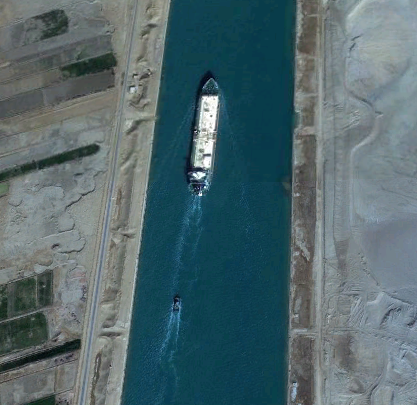
#> input picture Suez Canal.png, 417 x 405 px
$ python Assignment2.py
#> lines starting #> are read from the running program, lines starting #| are printed output that depends on the picture
import matplotlib.pyplot as plt
import numpy as np
import math
import cv2
from re import I
from scipy.io import loadmat
from scipy import signal
import pandas
from pandas import Series
from sklearn.utils import shuffle

img = cv2.imread("Suez Canal.png").astype(np.int64);

# Structuring Element 3x3 or 9x9
B = np.ones((3,3), dtype='int')
a = 5
b = 1

blueChannel= img[:,:,0].astype(np.int64)
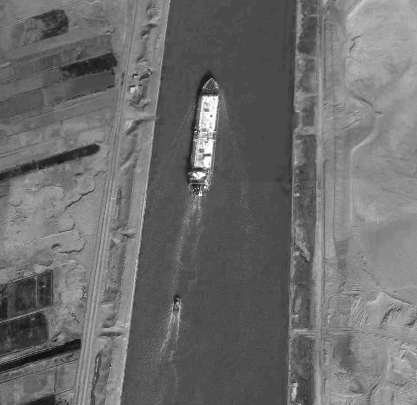
#> blueChannel: shape (405, 417) int64; min 1, max 255, mean 109.1
greenChannel = img[:,:,1].astype(np.int64)
redChannel = img[:,:,2].astype(np.int64)
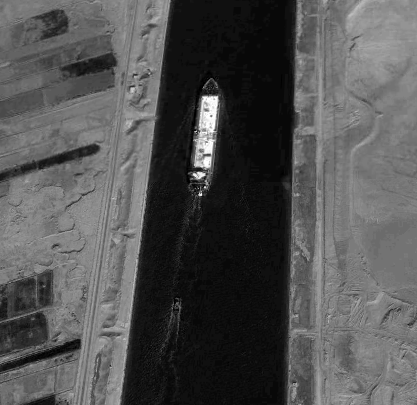
#> redChannel: shape (405, 417) int64; min 0, max 255, mean 81.8

# redChannel,greenChannel,blueChannel = cv2.split(img).astype('int64')

def Dilation(I,B):
    S = I.shape
    F = B.shape
    output = I.copy()
    for i in range(S[0]):
        for j in range(S[1]):
            k = I[i:i+F[0], j:j+F[1]]
            maximum = np.max(k)
            output[i,j] = maximum
    return output

def Erosion(I,B):
    S = I.shape
#> S = (405, 417)
    F = B.shape
    output = I.copy()
    for i in range(S[0]):
        for j in range(S[1]):
            k = I[i:i+F[0], j:j+F[1]]
            minimum = np.min(k)
            output[i,j] = minimum
    return output

def Opening(I,B):
    i1 = Erosion(I,B)
    i2 = Dilation(i1,B)
    return i2

def Closing(I,B):
    i1 = Dilation(I,B)
    i2 = Erosion(i1,B)
    return i2

def main_Function(I,a,b,B):
    FinalOutput = I + (a * (I - Opening(I,B))) - (b * (Closing(I,B) - I))
    return FinalOutput

RedChannelOutput = main_Function(redChannel,a,b,B)
GreenChannelOutput = main_Function(greenChannel,a,b,B)
#> call 2 of main_Function, with a = 5, b = 1, B = array of shape (3, 3)
#> after the loop in Dilation (call 4), `for i in range(S[0]):`:
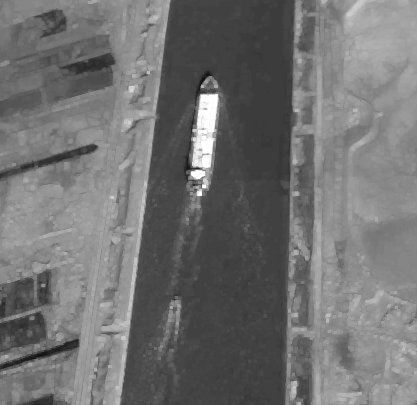
#> output: shape (405, 417) int64; min 16, max 255, mean 113
#> after the loop in Erosion (call 4), `for i in range(S[0]):`:
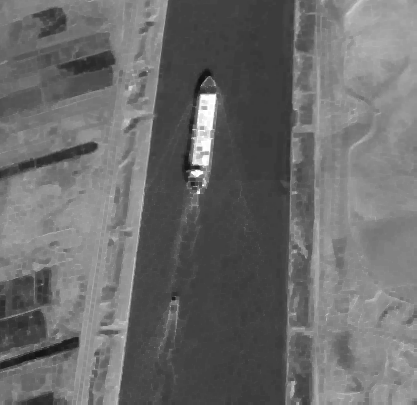
#> output: shape (405, 417) int64; min 16, max 255, mean 107.3
#> in main_Function (call 2), `FinalOutput = I + (a * (I - Opening(I,B))) - (b * (Closing(I,B) - I))`:
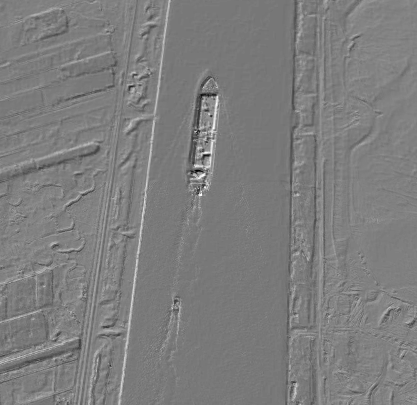
#> FinalOutput: shape (405, 417) int64; min -1056, max 1316, mean 116.5; drawn with min black and max white
BlueChannelOutput = main_Function(blueChannel,a,b,B)
#> after the loop in Dilation (call 6), `for i in range(S[0]):`:
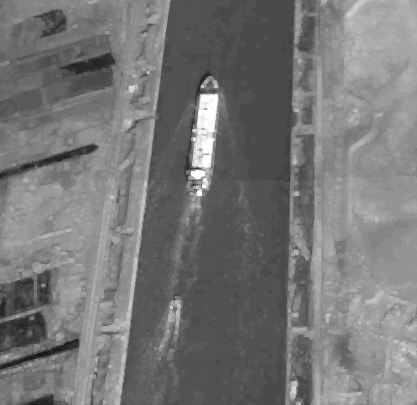
#> output: shape (405, 417) int64; min 21, max 255, mean 118.5

FinalRGB = cv2.merge([BlueChannelOutput,GreenChannelOutput,RedChannelOutput])
FinalRGB =FinalRGB.astype(np.int64)
cv2.imwrite("NewRBGContrast 3x3 a=5 b=1.jpg",FinalRGB)
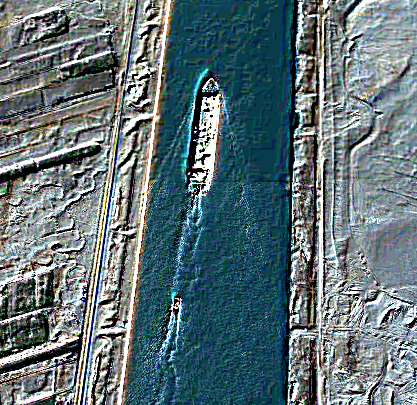
#> saved as NewRBGContrast 3x3 a=5 b=1.jpg: shape (405, 417, 3); mean B, G, R 119.6, 114.7, 95.6
cv2.waitKey(0)

$ run again, with NewRBGContrast 3x3 a=1 b=5.jpg saved as Suez Canal.png
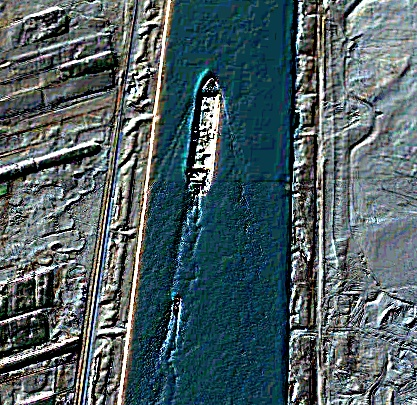
#> input picture NewRBGContrast 3x3 a=1 b=5.jpg, 417 x 405 px
#> after the loop in Erosion (call 6), `for i in range(S[0]):`:
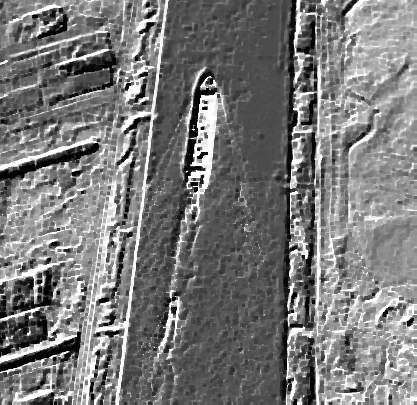
#> output: shape (405, 417) int64; min 0, max 255, mean 121.1
#> `cv2.imwrite("NewRBGContrast 3x3 a=5 b=1.jpg",FinalRGB)`:
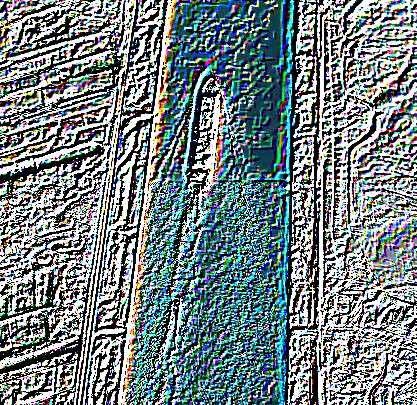
#> saved as NewRBGContrast 3x3 a=5 b=1.jpg: shape (405, 417, 3); mean B, G, R 132.1, 129.4, 115.1
